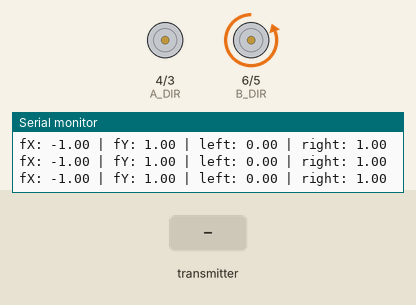
The sketch below on a simulated Arduino Uno, built with avr-gcc and run on an emulated ATmega328P. On the bench: direction and speed pins drawn as motors (green arrow = direction pin HIGH = forward, orange = LOW = backward, longer = more drive), the last lines printed to the serial monitor. The inputs (shaded band) are chosen by the test bench. No radio packets arrive unless stated.

Above: at 1.2 s.
1.3 s: the transmitter starts sending xPosition = 256
At 2.2 s:
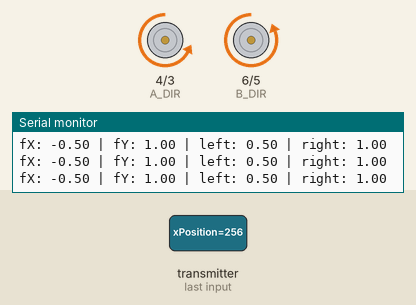
2.8 s: the transmitter starts sending xPosition = 512
At 3.6 s:
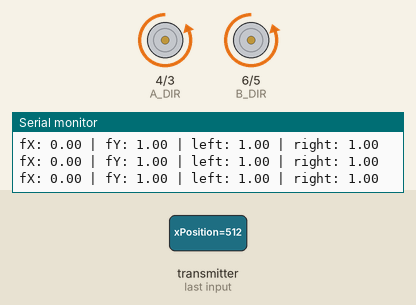
4.3 s: the transmitter starts sending yPosition = 512
At 5.5 s:
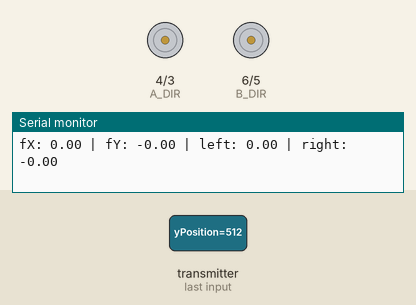
5.8 s: the transmitter starts sending xPosition = 0
At 6.9 s:
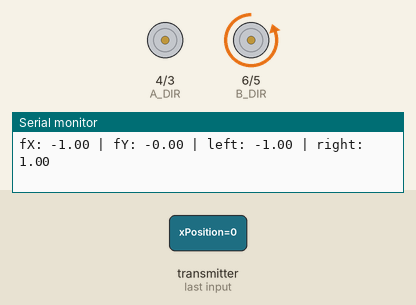
7.3 s: the transmitter starts sending yPosition = 256
At 8.1 s:
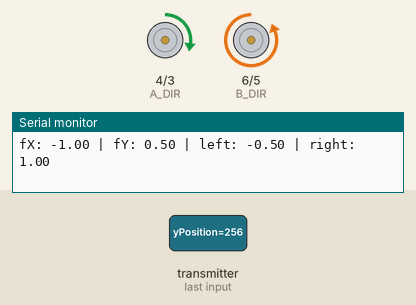
8.8 s: the transmitter starts sending yPosition = 1023
At 9.4 s:
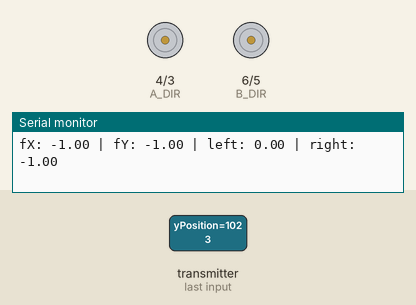
Timing chart, 0 to 11.3 s (numbered marks = the images above; inputs shaded):
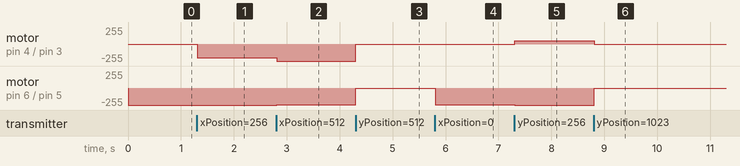

Measured:
- after the input at 1.3 s, motor on pin 4 (A_DIR) / pin 3 (A_PWM): stopped → backward 204/255 at once
- after the input at 2.8 s, motor on pin 4 (A_DIR) / pin 3 (A_PWM): backward 204/255 → backward 255/255 at once; motor on pin 6 (B_DIR) / pin 5 (B_PWM): backward 255/255 → backward 254/255 at once
- after the input at 4.3 s, motor on pin 4 (A_DIR) / pin 3 (A_PWM): backward 255/255 → stopped at once; motor on pin 6 (B_DIR) / pin 5 (B_PWM): backward 254/255 → stopped at once
- after the input at 5.8 s, motor on pin 6 (B_DIR) / pin 5 (B_PWM): stopped → backward 254/255 at once
- after the input at 7.3 s, motor on pin 4 (A_DIR) / pin 3 (A_PWM): stopped → forward 50/255 at once; motor on pin 6 (B_DIR) / pin 5 (B_PWM): backward 254/255 → backward 255/255 at once
- after the input at 8.8 s, motor on pin 4 (A_DIR) / pin 3 (A_PWM): forward 50/255 → stopped at once; motor on pin 6 (B_DIR) / pin 5 (B_PWM): backward 255/255 → stopped at once

The sketch:

strandbeest_receiver.ino
```cpp
#include <SPI.h>
#include "RF24.h" //using rf24 library by TMRH20, Go here for the wiring setup https://tmrh20.github.io/RF24/


//H bridge connection, more info https://www.bananarobotics.com/shop/How-to-use-the-HG7881-(L9110)-Dual-Channel-Motor-Driver-Module
#define A_PWM  3// Motor A, motor left, PWM Speed, digital pin 3, this pin controls the speed, wired to hbridge pin A-1A
#define A_DIR  4// Motor A, motor left, Direction, digital pin 4, this pin controls direction, wired to hbridge pin A-1B
#define B_PWM  5// Motor B, motor right, PWM Speed, digital pin 5, this pin controls speed, wired to hbridge pin B-1A
#define B_DIR  6// Motor B, motor right, Direction, digital pin 6, this pin controls direction, wired to hbridge pin B-1B

byte addresses[][6] = {"1Node", "2Node"}; //radio setup
RF24 radio(7, 8);  //radio setup


struct dataStruct { //radio structure to receive the data of the joystick
  int xPosition ;
  int yPosition ;
} myData;


int xPosition = 0; //raw data of the joystick, from 0 to 1023
int yPosition = 0;
float fxPosition ; // modified data of the joystick, between -1 and 1
float fyPosition;
float left; //the speed of each motor, between -1 and 1
float right;


void setup() {
    //hbridge setup, more info: https://www.bananarobotics.com/shop/How-to-use-the-HG7881-(L9110)-Dual-Channel-Motor-Driver-Module
  pinMode(A_PWM, OUTPUT);
  pinMode(A_DIR, OUTPUT);
  pinMode(B_PWM, OUTPUT);
  pinMode(B_DIR, OUTPUT);

  Serial.begin(115200);
  radio.begin();
  radio.setPALevel(RF24_PA_HIGH);
  radio.openWritingPipe(addresses[0]);
  radio.openReadingPipe(1, addresses[0]);

  radio.startListening();
}

void loop() {

  while (radio.available()) {                          // While there is data ready  //radio stuff
    radio.read( &myData, sizeof(myData) );             // Get the payload   //radio stuff
    Serial.println("got the data");
  }
  xPosition = myData.xPosition;
  yPosition = myData.yPosition;
  fxPosition = mapfloat(xPosition, 0, 1023, -1, 1); // x position is now between -1 and 1, no user input on the joystick give 0. maximum jostick left =-1, maximum joystick right=1
  fyPosition = mapfloat(yPosition, 0, 1023, 1, -1); //y position is now between -1 and 1, no user input on the joystick give 0. maximum jostick top =1, maximum joystick back=-1
  Serial.print("fX: "); //for debugging
  Serial.print(fxPosition);

  Serial.print(" | fY: ");
  Serial.print(fyPosition);

  if (fyPosition >= -0.2) { //avoiding the robot to move alone
    left = fyPosition + fxPosition; //some maths to define how the robot move and turns when going forward
    right = fyPosition - fxPosition;
  } else { //some math to define how the robot move and turns when going backward
    left = fyPosition - fxPosition;
    right = fyPosition + fxPosition;
  }


  if (left > 1) // avoid values out of range
  {
    left = 1;
  }
  if (left < -1)
  {
    left = -1;
  }


  if (right > 1)
  {
    right = 1;
  }
  if (right < -1)
  {
    right = -1;
  }

  // moving the beast
  if (right >= 0.2 or right <= -0.2 ) { ////avoiding the robot to move alone
    move('r', right);  /// turn to the right (r) with the speed "right"
  }
  else {
    move('r', 0); //shut down the motor
  }


  if (left >= 0.2 or left <= -0.2) {
    move('l', left); /// turn to the left (l) with the speed "left"
  }
  else {
    move('l', 0); /////shut down the motor


  }

  Serial.print(" | left: ");
  Serial.print(left);

  Serial.print(" | right: ");
  Serial.println(right);
  delay(10);
}

float mapfloat(float x, float in_min, float in_max, float out_min, float out_max) //native map function doesn't allow float. I wanted float.
{
  return (x - in_min) * (out_max - out_min) / (in_max - in_min) + out_min;
}
void move(char motor, float speed) { // this is the move function, designed to move the robot ;) motor variable is l or r  (left and right)  // speed is between 1 and -1, 1=maximum forward, -1= maximum backward
  if (motor == 'l') {
    if (speed == 0) { //shutdown the motor
      digitalWrite(A_DIR, LOW);
      digitalWrite(A_PWM, LOW);
    }
    else if (speed > 0) {
      digitalWrite(A_DIR, LOW); //we want to go forward
      speed = mapfloat(speed, 0, 1, 0.6, 1); // not very powerfull motor, so I start them with 60% of the PWM (0.6)
      analogWrite(A_PWM, speed * 255); // writing the speed
    } else if (speed < 0) { //we want to go backward
      digitalWrite(A_DIR, HIGH); //we want to go backward
      speed = mapfloat(speed, 0, -1, -0.6, -1); //// // not very powerfull motor, so I start them with 60% of the PWM (0.6)
      analogWrite( A_PWM, mapfloat(-speed * 255, 0, 255, 255, 0)); // when you go backward, you need to remap the pwm. 255 is minimum and 0 is maximum. This is due to the h-bridge. https://www.bananarobotics.com/shop/How-to-use-the-HG7881-(L9110)-Dual-Channel-Motor-Driver-Module
    }
  }
  else { //motor r (right)

    if (speed == 0) { //shutdown
      digitalWrite(B_DIR, LOW);
      digitalWrite(B_PWM, LOW);
    } else if (speed > 0) {
      digitalWrite(B_DIR, LOW);
      speed = mapfloat(speed, 0, 1, 0.6, 1); //// not very powerfull motor
      analogWrite(B_PWM, speed * 255);
    } else if (speed < 0) {
      digitalWrite(B_DIR, HIGH);
      speed = mapfloat(speed, 0, -1, -0.6, -1); //// not very powerfull motor
      analogWrite( B_PWM, mapfloat(-speed * 255, 0, 255, 255, 0));
    }
  }


}
```
